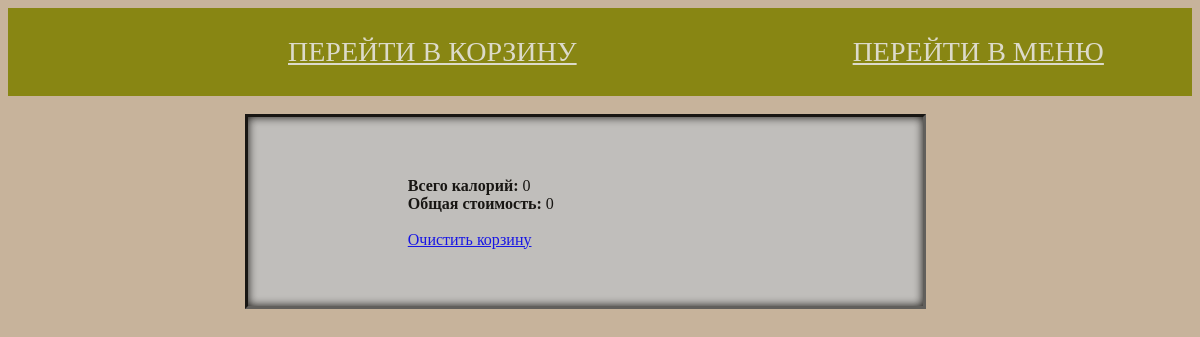
/see_bucket, run on an earlier commit of the app's database.
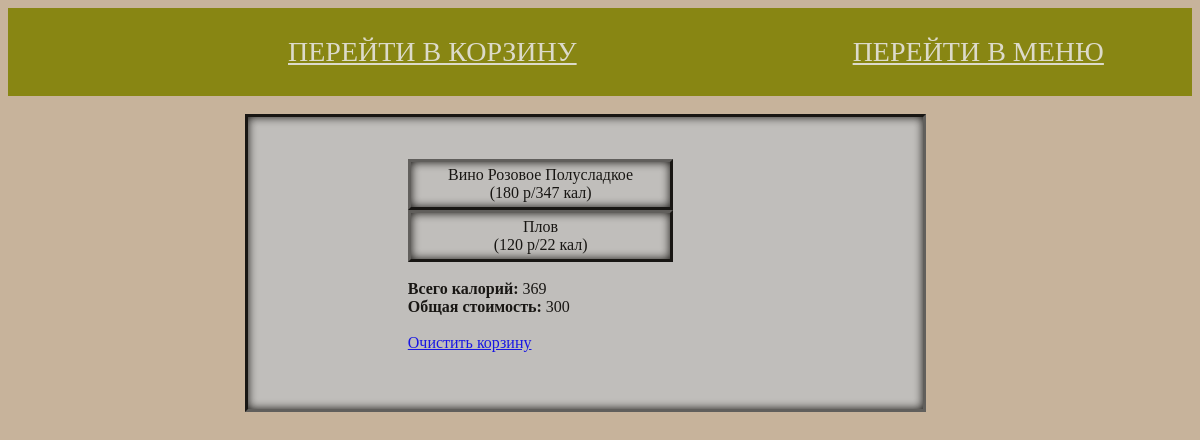
And on a later commit of the database.
### forum/models.py (models this page shows)
class Bucket(models.Model):
    meal = models.CharField(u'Блюдо', max_length=255)
    calories = models.SmallIntegerField(u'Количество калорий',default = 1)
    price = models.SmallIntegerField(u'Стоимость (в рублях)',default = 40)
    def __str__(self):
        return '{}|{}|{}'.format(self.meal, self.calories, self.price)

### forum/views.py (the view)
# urls.py: path('see_bucket', views.see),
def see(request):
    meals = Bucket.objects.all()
    allprice = int()
    allcall = int()
    for m in meals:
        my = str(m).split('|')
        allprice+=int(my[2])
        allcall+=int(my[1])
    print(allprice, allcall)
    context = {'meals': meals,
                'allprice':allprice,
                'allcall':allcall,
		'hour':t.tm_hour+3,
		'minute':t.tm_min}
    return render(request, 'see_bucket.html', context)

### forum/templates/see_bucket.html (shortened to what this page needs)
{% extends 'base.html' %}
{% block content%}
	<div id="borders">
	<div class="menu">
<div id="borders">
<ul>
	{% for meal in meals %}
		<li><a id="kerch">{{ meal.meal }}<br /> ({{ meal.price }} р/{{meal.calories}} кал)</a></li>
	{% endfor %}
</ul>
<br />
<strong>Всего калорий:</strong> {{allcall}}<br />
<strong>Общая стоимость:</strong> {{allprice}}<br />
<br />
<a href="/cleaning" type="button" class="btn btn-primary" class="serg2">Очистить корзину</a><p></p>
</div></div></div>
{% endblock%}

### forum/templates/base.html (shortened to what this page needs)
{% load staticfiles %}
<head>
	<link rel="stylesheet" href="{% static 'css/styles.css' %}" />
</head>
<body bgcolor="#000" background="https://m.alterainvest.ru/upload/iblock/0c5/0c5c1fd5441428b7bf23ecc5f1feffdf.jpg">
	<div class="container theme-showcase" role="main">
    <div class="page_elem">
        <div class="basket">
    <a href="see_bucket" type="button"  class="buck-itm">ПЕРЕЙТИ В КОРЗИНУ</a>
    <a href="/" type="button"  class="buck-itm">ПЕРЕЙТИ В МЕНЮ</a>
        </div>
    </div>
		{% block content %}
		{% endblock %}
	</div>
</body>

### static/css/styles.css (style rules this page uses)
body { background: url(eYrhZ5CtF1I.jpg) repeat-y green right top; background-color: lightgreen; }
.page_elem { flex: 1 1 15%; }
.basket { flex: row nowrap; background: #008B6D; background: #808000; padding: 0.5em 0.5em 0.5em 1.5em; opacity: 0.88; }
* { text-align: justify; }
.buck-itm { font-size: 3.5vmin; color: #eee; margin: 0 auto; padding: 20px; padding-left: 16rem; justify-content: center; display: table-cell; opacity: 1; opacity: 0.88; }
#kerch { text-align: center; vertical-align: middle; display: block; display: table-cell; position: relative; background: silver; border: 3px outset black; width: 250px; padding: 0.3em; margin: 5px 5px 10px 20px; height: 2.8em; box-shadow: inset 0px 0px 10px black; opacity: 1; }
.menu { position: relative; margin: auto; display: block; width: 100%; background: silver; border: 2vmin black; box-shadow: inset 0px 0px 10px black; padding: 2.6em; text-align: middle; border: 3px inset black; opacity: 0.88; }
#borders { margin-left: 20%; margin-right: 30%; }
ul { list-style: none; display: block; margin:0px; padding:0px; }

### forum/templates/base.html (style rules this page uses)
body { background: #c7b39b url(http://www.setwalls.ru/pic/201505/1920x1200/setwalls.ru-79099.jpg) fixed; }

What changed in the data, as far as the page shows it:
added Bucket: meal "Вино Розовое Полусладкое", price "180", calories "347"
added Bucket: meal "Плов", price "120", calories "22"
Also different on the page:
{{ allcall }}: "0" → "369"
{{ allprice }}: "0" → "300"
